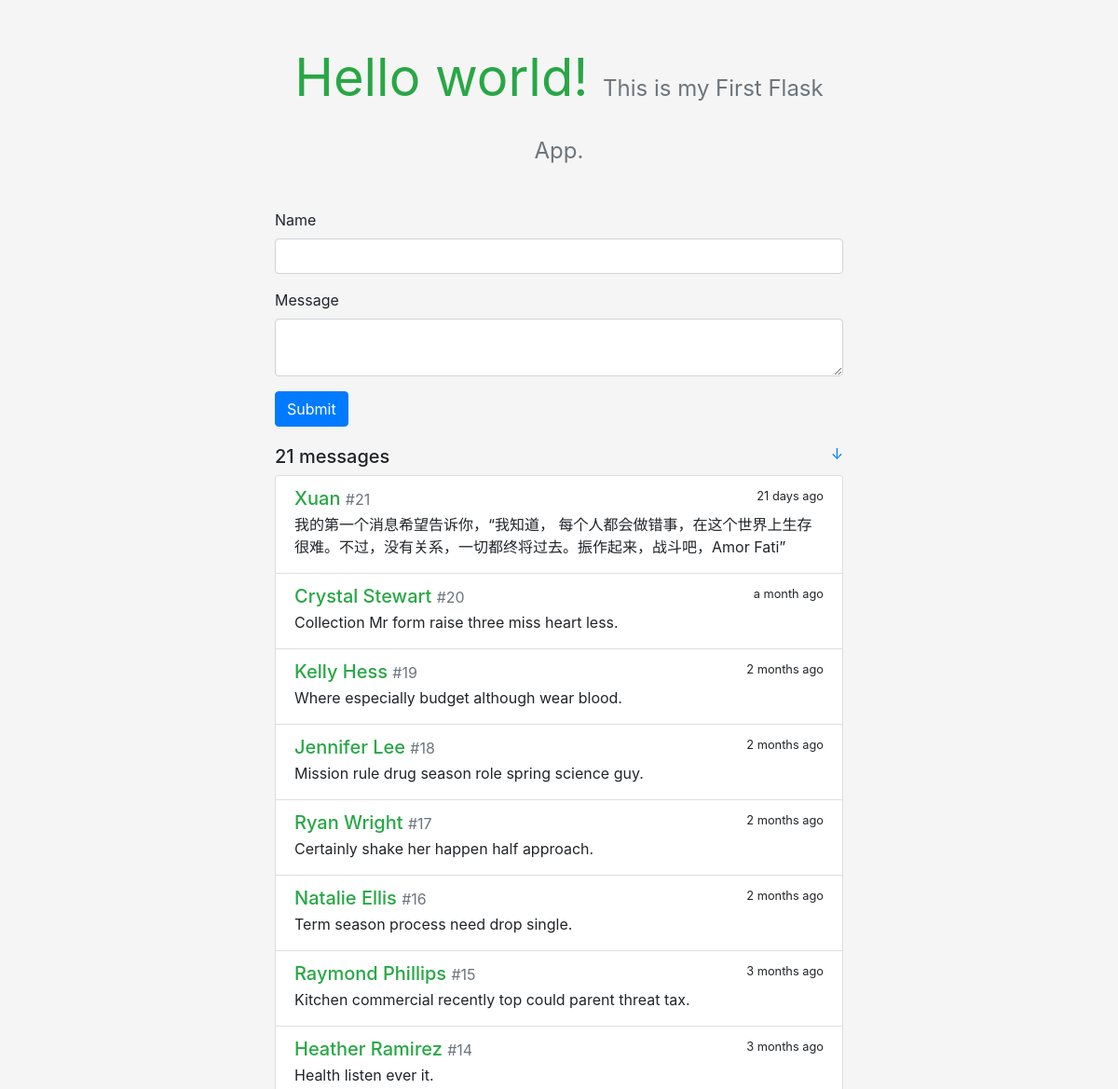
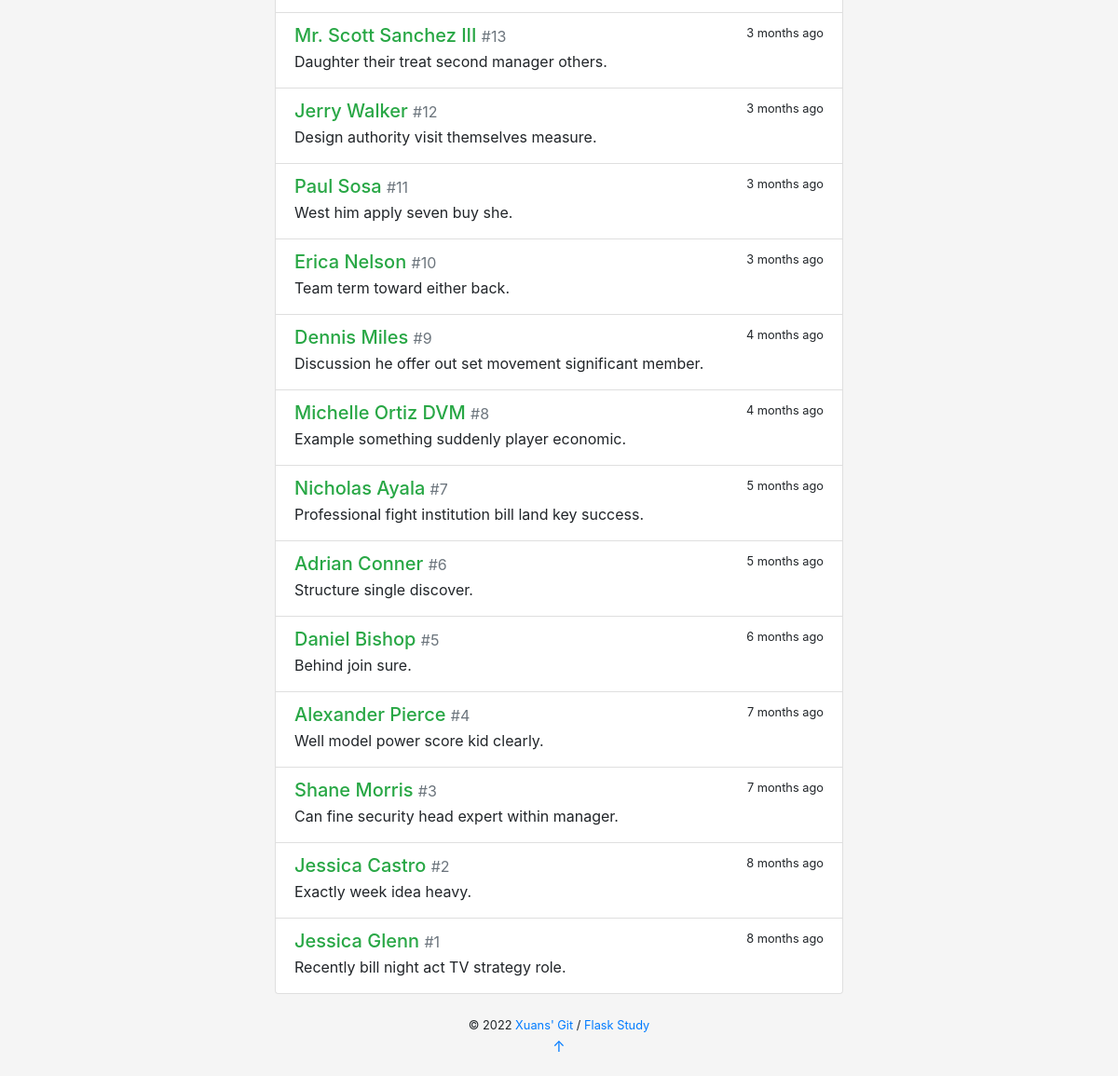
The page / on the database its author committed (2 pictures, top to bottom).
### simpleMsgBoard/models.py (models this page shows)
class Message(db.Model):
    id = db.Column(db.Integer, primary_key=True)
    name = db.Column(db.String(20))
    body = db.Column(db.String(20))
    timestamp = db.Column(db.DateTime, default=datetime.utcnow, index=True)

### simpleMsgBoard/views.py (the view, shortened to what this page needs)
@app.route("/", methods=["GET", "POST"])
def index():
    form = MsgForm()
    messages = Message.query.order_by(Message.timestamp.desc()).all()
    return render_template("index.html", form=form, messages=messages)

### simpleMsgBoard/forms.py
class MsgForm(FlaskForm):
    name = StringField("Name", validators=[DataRequired(), Length(1, 20)])
    body = TextAreaField("Message", validators=[DataRequired(), Length(1, 200)])
    submit = SubmitField()

### simpleMsgBoard/templates/index.html
{% from "bootstrap/form.html" import render_form %}
{% extends "base.html" %}
{% block content %}
<div class="hello-form">
    {{ render_form(form, action=request.full_path) }}
</div>
<h5>
    {{ messages|length }} messages
    <small class="float-right">
        <a href="#bottom" title="Go Bottom">&darr;</a>
    </small>
</h5>
<div class="list-group">
    {% for message in messages %}
    <a class="list-group-item list-group-item-action flex-column">
        <div class="d-flex w-100 justify-content-between">
            <h5 class="mb-1 text-success">{{ message.name }}
                <small class="text-muted"> #{{ loop.revindex }}</small>
            </h5>
            <small data-toggle="tooltip" data-placement="top"
                   data-timestamp="{{ message.timestamp.strftime('%Y-%m-%dT%H:%M:%SZ') }}"
                   data-delay="500">
                {{ moment(message.timestamp).fromNow(refresh=True) }}
            </small>
        </div>
        <p class="mb-1">{{ message.body }}</p>
    </a>
    {% endfor %}
</div>
{% endblock %}

### simpleMsgBoard/templates/base.html (shortened to what this page needs)
<!DOCTYPE html>
<html lang="en">
<head>
    <link rel="stylesheet" href="{{ url_for('static', filename='css/bootstrap.min.css') }}" type="text/css">
    <link rel="stylesheet" href="{{ url_for('static', filename='css/style.css') }}" type="text/css">
</head>
<body>
<main class="container">
    <header>
        <h1 class="text-center display-4">
            <a href="{{ url_for('index') }}" class="text-success"><strong>Hello world!</strong></a>
            <small class="text-muted sub-title">This is my First Flask App.</small>
        </h1>
    </header>
    {% block content %}{% endblock %}
    <footer class="text-center">
        {% block footer %}
        <small> &copy; 2022 <a href="https://github.com/loveplay1983" title="Fork me on GitHub">Xuans' Git</a> /
            <a href="https://github.com/loveplay1983/xuanweb" title="Flask test project">Flask Study</a>
        </small>
        <p><a id="bottom" href="#" title="Go Top">&uarr;</a></p>
        {% endblock %}
    </footer>
</main>
</body>
</html>

### simpleMsgBoard/static/css/style.css (style rules this page uses)
body { background-color: rgb(245, 245, 245) !important; }
p { overflow-wrap: break-word; word-wrap: break-word; }
.container { max-width: 640px !important; }
.hello-form { margin-bottom: 20px; }
header { margin: 50px 0 40px 0; }
header h1 { font-size: 60px; font-weight: bold; }
.sub-title { font-size: 24px; }
header a { text-decoration: none !important; }
footer { margin: 20px; }

### rows shown on the page
Message: name "Xuan", timestamp "21 days ago", body "我的第一个消息希望告诉你，“我知道， 每个人都会做错事，在这个世界上生存很难。不过，没有关系，一切都终将过去。振作起来，战斗吧，Amor Fati”"
Message: name "Crystal Stewart", timestamp "a month ago", body "Collection Mr form raise three miss heart less."
Message: name "Kelly Hess", timestamp "2 months ago", body "Where especially budget although wear blood."
Message: name "Jennifer Lee", timestamp "2 months ago", body "Mission rule drug season role spring science guy."
Message: name "Ryan Wright", timestamp "2 months ago", body "Certainly shake her happen half approach."
Message: name "Natalie Ellis", timestamp "2 months ago", body "Term season process need drop single."
Message: name "Raymond Phillips", timestamp "3 months ago", body "Kitchen commercial recently top could parent threat tax."
Message: name "Heather Ramirez", timestamp "3 months ago", body "Health listen ever it."
Message: name "Mr. Scott Sanchez III", timestamp "3 months ago", body "Daughter their treat second manager others."
Message: name "Jerry Walker", timestamp "3 months ago", body "Design authority visit themselves measure."
Message: name "Paul Sosa", timestamp "3 months ago", body "West him apply seven buy she."
Message: name "Erica Nelson", timestamp "3 months ago", body "Team term toward either back."
Message: name "Dennis Miles", timestamp "4 months ago", body "Discussion he offer out set movement significant member."
Message: name "Michelle Ortiz DVM", timestamp "4 months ago", body "Example something suddenly player economic."
Message: name "Nicholas Ayala", timestamp "5 months ago", body "Professional fight institution bill land key success."
Message: name "Adrian Conner", timestamp "5 months ago", body "Structure single discover."
Message: name "Daniel Bishop", timestamp "6 months ago", body "Behind join sure."
Message: name "Alexander Pierce", timestamp "7 months ago", body "Well model power score kid clearly."
Message: name "Shane Morris", timestamp "7 months ago", body "Can fine security head expert within manager."
Message: name "Jessica Castro", timestamp "8 months ago", body "Exactly week idea heavy."
Message: name "Jessica Glenn", timestamp "8 months ago", body "Recently bill night act TV strategy role."

### other values the page prints
{{ messages|length }} "21"
